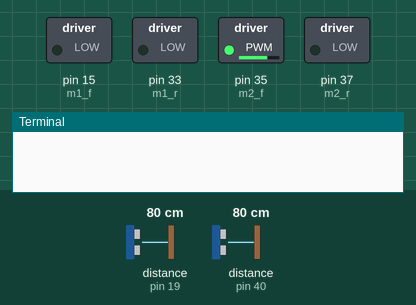
Recording of a program running on a simulated Raspberry Pi (header pin numbers). Parts: switched loads named in the program (green lamp = pin HIGH), the last lines printed to the terminal. Inputs (shaded band) come from the test bench; at power-on: distance to the obstacle (sensors on pin 19, pin 40) 80 cm. The echo pulse lasts 58.3 µs per cm; the clock reads 2024-03-15 10:24:30 at power-on unless the program sets it; pins used as bus, display or sensor lines are not drawn. At 9.6 s the program stops and its outputs stay as they are.

Above: at 1.8 s.
1.9 s: distance to the obstacle (sensor on pin 19) set to 85 cm
At 6.5 s:
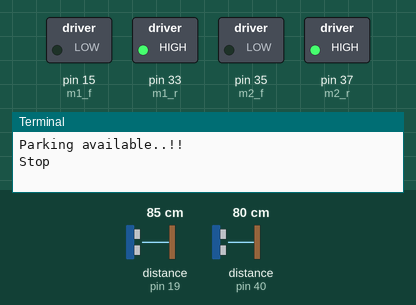
At 9.9 s:
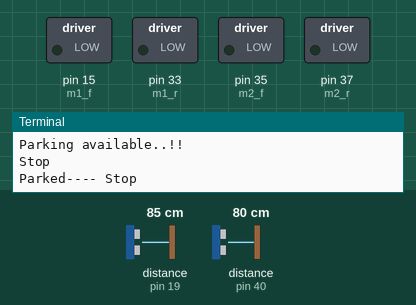
Timing chart, 0 to 11.1 s (numbered marks = the images above; inputs shaded):
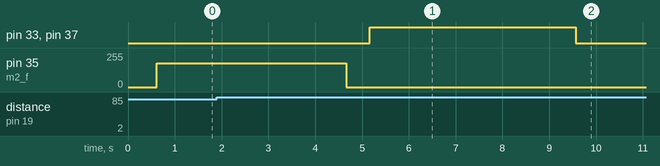

The program:

code1.py
```python
"""
Self Parking Car
@author: AakashM
"""

import RPi.GPIO as io
import time

xc = True

m1_f = 15  # m1 is steering motor (right)
m1_r = 33  # (left)
m2_f = 35  # m2 is Driving motor
m2_r = 37
sl_t = 21  # sl means sonar_left
sl_e = 19
sb_t = 38  # sb means sonar_back
sb_e = 40
reset = 7

io.setwarnings(False)

io.setmode(io.BOARD)

io.setup(m1_f, io.OUT)
io.setup(m1_r, io.OUT)
io.setup(m2_f, io.OUT)
io.setup(m2_r, io.OUT)
io.setup(sl_t, io.OUT)
io.setup(sb_t, io.OUT)
io.setup(sl_e, io.IN)
io.setup(sb_e, io.IN)
io.setup(reset, io.IN, pull_up_down=io.PUD_DOWN)

M1_f = io.PWM(m1_f, 100)
M1_r = io.PWM(m1_r, 100)
M2_f = io.PWM(m2_f, 100)
M2_r = io.PWM(m2_r, 100)


def forward():
    M1_f.ChangeDutyCycle(0)
    M1_r.ChangeDutyCycle(0)
    M2_f.ChangeDutyCycle(70)
    M2_r.ChangeDutyCycle(0)


def stop():
    M1_f.ChangeDutyCycle(0)
    M1_r.ChangeDutyCycle(0)
    M2_f.ChangeDutyCycle(0)
    M2_r.ChangeDutyCycle(0)
    print("Stop")


def parkstop():
    global xc
    M1_f.ChangeDutyCycle(0)
    M1_r.ChangeDutyCycle(0)
    M2_f.ChangeDutyCycle(0)
    M2_r.ChangeDutyCycle(0)
    print("Parked---- Stop")
    xc = False


def distance(trig, echo):
    io.output(trig, True)
    time.sleep(0.00001)
    io.output(trig, False)
    Starttime = time.time()
    Stoptime = time.time()
    while io.input(echo) == 0:
        Starttime = time.time()
    while io.input(echo) == 1:
        Stoptime = time.time()
    diff = Stoptime - Starttime
    dis = (diff * 34300) / 2
    return dis


def park():
    stop()
    time.sleep(0.5)
    M1_r.ChangeDutyCycle(100)
    M2_r.ChangeDutyCycle(100)
    t_end = time.time() + 4.3
    while time.time() < t_end:  # calculation on parking
        dis_back = distance(sb_t, sb_e)
        time.sleep(0.05)
    time.sleep(0.1)
    parkstop()


if __name__ == '__main__':
    c = 0
    M1_f.start(0)
    M1_r.start(0)
    M2_f.start(0)
    M2_r.start(0)
    dis_back = distance(sb_t, sb_e)
    time.sleep(0.1)
    dis_left_ini = distance(sl_t, sl_e)
    time.sleep(0.5)
    while xc == True:
        forward()
        dis_left = distance(sl_t, sl_e)
        dis_back = distance(sb_t, sb_e)
        time.sleep(0.5)
        while dis_left > dis_left_ini + 2:  # distance checking
            time.sleep(2)
            dis_back = distance(sb_t, sb_e)
            dis_left_2 = distance(sl_t, sl_e)
            if dis_left_2 > dis_left_ini + 3:  # parking after spot detecting
                print("Parking available..!!")
                park()
                while xc == True:
                    print("While True")
                    time.sleep(0.1)
                    if io.input(reset) == 1:  # reset button
                        c = 1
                        print("done")
                        break
            else:
                print("No place to park...")
                break
            if xc == False:
                break
            if KeyboardInterrupt:
                stop()
```

Measured:
- the behaviour switches between 82 and 83 cm on distance to the obstacle (sensor on pin 19) (found by bisection; images 0 and 1)
- after the input at 1.9 s, pin 33 (m1_r), pin 37 (m2_r): LOW → HIGH after 3.3 s, → LOW 4.4 s later; pin 35 (m2_f): 179/255 → 0/255 after 2.8 s
